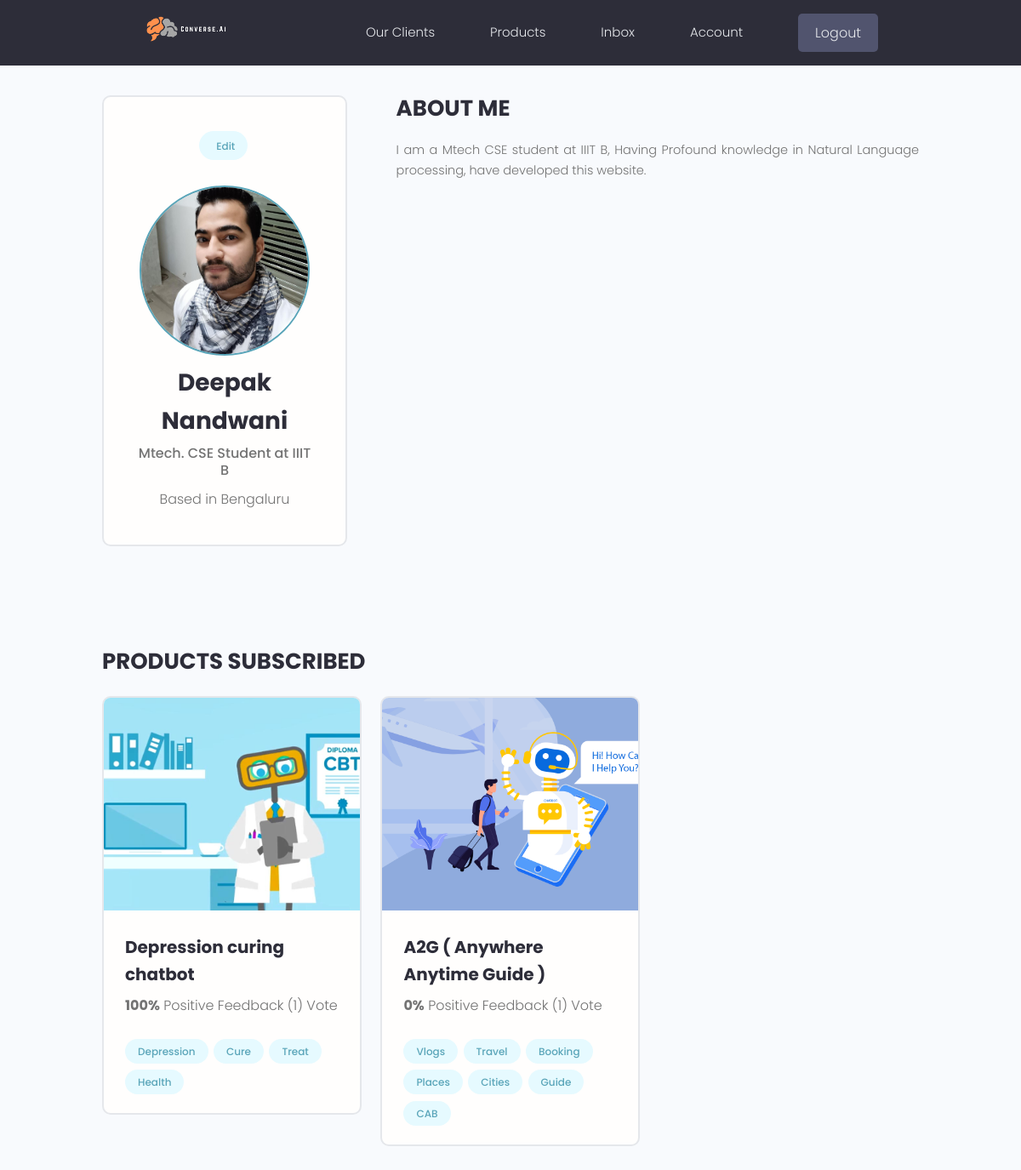
Screenshot of /account/ (signed in) with the database file from the repository.
### p_users/models.py (models this page shows, shortened)
class Profile(models.Model):
    user = models.OneToOneField(User, on_delete=models.CASCADE, null=True, blank=True)
    name = models.CharField(max_length=200, blank=True, null=True)
    email = models.EmailField(max_length=500, blank=True, null=True)
    username = models.CharField(max_length=200, blank=True, null=True)
    location = models.CharField(max_length=200, blank=True, null=True)
    short_intro = models.CharField(max_length=200, blank=True, null=True)
    bio = models.TextField(blank=True, null=True)
    profile_image = models.ImageField(null=True, blank=True, upload_to='profiles/', default="profiles/user-default.png")
    created = models.DateTimeField(auto_now_add=True)
    id = models.UUIDField(default=uuid.uuid4, unique=True,primary_key=True, editable=False)
    class Meta:
        ordering = ['created']
    @property
    def imageURL(self):
        try:
            url = self.profile_image.url
        except:
            url = ''
        return url

### projects/models.py (models this page shows, shortened)
class Query(models.Model):
    owner = models.ForeignKey(Profile, on_delete=models.CASCADE, null=True)
    title = models.CharField(max_length=200)
    description = models.TextField(null = True, blank = True)
    created = models.DateTimeField(auto_now_add = True)
    id = models.UUIDField(default = uuid.uuid4, unique=True, primary_key=True, editable= False)
    status = models.CharField(max_length = 200, blank = True, default = "no")
    project = models.ForeignKey(Project, on_delete = models.CASCADE)
    class Meta:
        unique_together = [['owner', 'project']]

class Project(models.Model):
    title = models.CharField(max_length=200)
    description = models.TextField(null = True, blank = True)
    created = models.DateTimeField(auto_now_add = True)
    id = models.UUIDField(default = uuid.uuid4, unique=True, primary_key=True, editable= False)
    featured_image = models.ImageField(null = True, blank = True, default = "default.jpg")
    tags = models.ManyToManyField('Tag',blank = True)
    vote_total = models.IntegerField(default = 0, null = True, blank = True)
    vote_ratio = models.IntegerField(default = 0, null = True, blank = True)
    class Meta:
        ordering = ['-vote_ratio', '-vote_total', 'title']

class Tag(models.Model):
    name = models.CharField(max_length= 200)
    created = models.DateTimeField(auto_now_add = True)
    id = models.UUIDField(default = uuid.uuid4, unique=True, primary_key=True, editable= False)
    def __str__(self):
        return self.name

### p_users/views.py (the view)
# urls.py: path('account/', views.userAccount, name="account"),
@login_required(login_url='login')
def userAccount(request):
    profile = request.user.profile
    queries =  profile.query_set.all();
    context = {'profile': profile, "queries" : queries}
    return render(request, 'p_users/account.html', context)

### p_users/templates/p_users/account.html (shortened to what this page needs)
{% extends 'main.html' %}
{% block content %}
<main class="settingsPage profile my-md">
  <div class="container">
    <div class="layout">
      <div class="column column--1of3">
        <div class="card text-center">
          <div class="card__body dev">
            <a class="tag tag--pill tag--main settings__btn" href="{% url 'edit-account' %}">
              Edit</a>
            <img class="avatar avatar--xl dev__avatar" src="{{profile.imageURL}}" />
            <h2 class="dev__name">{{profile.name}}</h2>
            <p class="dev__title">{{profile.short_intro}}</p>
            <p class="dev__location">Based in {{profile.location}}</p>
          </div>
        </div>
      </div>
      <div class="column column--2of3">
        <div class="devInfo">
          <h3 class="devInfo__title">About Me</h3>
          <p class="devInfo__about">{{profile.bio}}</p>
        </div>
      </div>
    </div>
  </div>
</main>
<main class="projects">
  <section class="projectsList">
      <div class="container">
          <h3 class="devInfo__title">Products subscribed</h3>
          <div class="grid grid--three">
              {% for query in queries %}
              <div class="column">
                  <div class="card project">
                      <a href="{% url 'project' query.project.id %}" class="project">
                          <img class="project__thumbnail" src="{{ query.project.featured_image.url }}" alt="project thumbnail" />
                          <div class="card__body">
                              <h3 class="project__title">{{query.project.title}}</h3>
                              <p class="project--rating">
                                  <span style="font-weight: bold;">{{query.project.vote_ratio}}%</span> Positive
                                  Feedback ({{query.project.vote_total}}) Vote{{query.project.vote_total|pluralize:"s"}}
                              </p>
                              <div class="project__tags">
                                  {% for tag in query.project.tags.all %}
                                  <span class="tag tag--pill tag--main">
                                      <small>{{tag}}</small>
                                  </span>
                                  {% endfor %}
                              </div>
                          </div>
                      </a>
                  </div>
              </div>
              {% endfor %}
          </div>
      </div>
  </section>
</main>
{% endblock %}

### static/styles/app.css (style rules this page uses)
:root { --color-sub: #2d2d39; }
.card { border: 2px solid var(--color-light); }
img { width: 100%; }
.profile .card > .dev { padding: 4rem; }
.dev__avatar { display: block; margin: auto; }
.dev__name { color: var(--color-sub); font-size: 2.8rem; font-weight: 700; margin-top: 1rem; margin-bottom: 0.5rem; }
.dev__title { font-size: 1.6rem; font-weight: 500; line-height: 1.3; }
.dev__location { margin-top: 1rem; }
.devInfo { margin-bottom: 3rem; }
.devInfo__title, .devInfo__subtitle { font-size: 2.6rem; color: var(--color-sub); text-transform: uppercase; font-weight: 700; margin-bottom: 1.5rem; }
.devInfo__about, .devSkill__info { font-size: 1.45rem; line-height: 1.7; text-align: justify; }
.project--rating { margin-bottom: 1.6em; margin-top: .5em; }
.projectsList { margin-top: 8rem; }
.project__thumbnail { height: 25rem; object-fit: cover; object-position: top center; }
.project__title { font-size: 2rem; font-weight: 700; color: var(--color-sub); }
.settingsPage .dev > .settings__btn { display: inline-block; margin-bottom: 3rem; }

### static/uikit/styles/modules/_variables.css (style rules this page uses)
:root { --color-main: #5aa5b9; --color-main-light: #e6faff; --color-sub: #3f4156; --color-sub-light: #51546e; --color-sub-lighter: #ededfd; --color-text: #737373; --color-gray: #8b8b8b; --color-light: #e5e7eb; --color-light-gray: #767676; --color-bg: #f8fafd; --color-white: #fffefd; --color-white-light: #f3f3f3; --color-success: #359e64; --color-success-bg: #def8e8; --color-error: #fc4b0b; --color-error-bg: #fff2ee; --font-base: 'Poppins', arial, helvetica, 'Segoe UI', roboto, ubuntu, sans-serif; --font-monospace: 'Fira Code', 'Courier New', courier, monospace; --font-regular: 300; --font-medium: 500; --font-bold: 700; --generic-shadow: 1px 1px 5px #00000010; --generic-transition: all 0.3s ease-in-out; }

### static/uikit/styles/modules/_base.css (style rules this page uses)
* { margin: 0; padding: 0; box-sizing: border-box; text-rendering: optimizeLegibility; color: inherit; font-size: inherit; }
html { font-size: 50%; }
@media only screen and (min-width: 480px) { html { font-size: 56.25%; } }
@media only screen and (min-width: 1200px) { html { font-size: 62.5%; } }
body { line-height: 1.6; font-weight: 400; font-size: 1.5rem; color: var(--color-text); background-color: var(--color-bg); min-height: 100vh; }

### static/uikit/styles/modules/_typography.css (style rules this page uses)
* { font-family: var(--font-base); }
h2 { font-size: 3.6rem; font-weight: var(--font-bold); }
h3 { font-size: 3.2rem; font-weight: var(--font-medium); }
p, span, strong { font-size: 1.6rem; color: var(--color-text); font-weight: var(--font-regular); }
a { padding-bottom: 2px; text-decoration: none; display: inline-block; color: var(--color-main); font-weight: var(--font-medium); }

### static/uikit/styles/modules/_utilities.css (style rules this page uses)
.container { width: 92%; max-width: 165rem; margin: 0 auto; box-sizing: border-box; }
@media screen and (min-width: 1000px) { .container { width: 90%; } }
@media screen and (min-width: 1200px) { .container { width: 80%; } }
.text-center { text-align: center; }
.my-md { margin: 3rem auto; }

### static/uikit/styles/modules/_avatar.css (style rules this page uses)
.avatar { border-radius: 50%; border: 2px solid var(--color-main); object-fit: cover; }
.avatar--xl { height: 20rem; width: 20rem; }

### static/uikit/styles/modules/_card.css (style rules this page uses)
.card { border-radius: 1rem; background-color: var(--color-white); border: 1.5px solid var(--color-light); width: auto; height: auto; margin-top: 0.5rem; margin-bottom: 0.5rem; overflow: hidden; }
.card__body, .card__header { padding: 2rem 2.5rem; }

### static/uikit/styles/modules/_tag.css (style rules this page uses)
.tag { display: inline-flex; align-items: center; background-color: var(--color-sub); height: -webkit-fit-content; height: -moz-fit-content; height: fit-content; width: -webkit-fit-content; width: -moz-fit-content; width: fit-content; border-radius: 0.5rem; padding: 0.5rem 1.5rem; font-size: 1.2rem; cursor: pointer; }
.tag:not(:last-child) { margin-right: 0.25rem; margin-bottom: 0.75rem; }
.tag > small { color: var(--color-white); }
.tag--pill { border-radius: 5rem; }
.tag--main, .tag--main > small { background: var(--color-main-light); color: var(--color-main); font-weight: 500; }

### static/uikit/styles/modules/_layout.css (style rules this page uses)
.layout { display: flex; flex-flow: row wrap; justify-content: space-between; }
.layout > .column { margin-bottom: 3rem; }
.layout > .column.column--1of3 { flex-basis: 30%; }
.layout > .column.column--2of3 { flex-basis: 64%; }

### rows the page displays
Profile: imageURL (picture), name "Deepak Nandwani", short_intro "Mtech. CSE Student at IIIT B", location "Bengaluru", bio "I am a Mtech CSE student at IIIT B, Having Profound knowledge in Natural Language processing, have developed this website."
Query: project.featured_image (picture), project "Depression curing chatbot", project.vote_ratio "100", project.vote_total "1"
Tag: name "Depression"
Tag: name "Cure"
Tag: name "Treat"
Tag: name "Health"
Query: project.featured_image (picture), project "A2G ( Anywhere Anytime Guide )", project.vote_ratio "0", project.vote_total "1"
Tag: name "Vlogs"
Tag: name "Travel"
Tag: name "Booking"
Tag: name "Places"
Tag: name "Cities"
Tag: name "Guide"
Tag: name "CAB"
